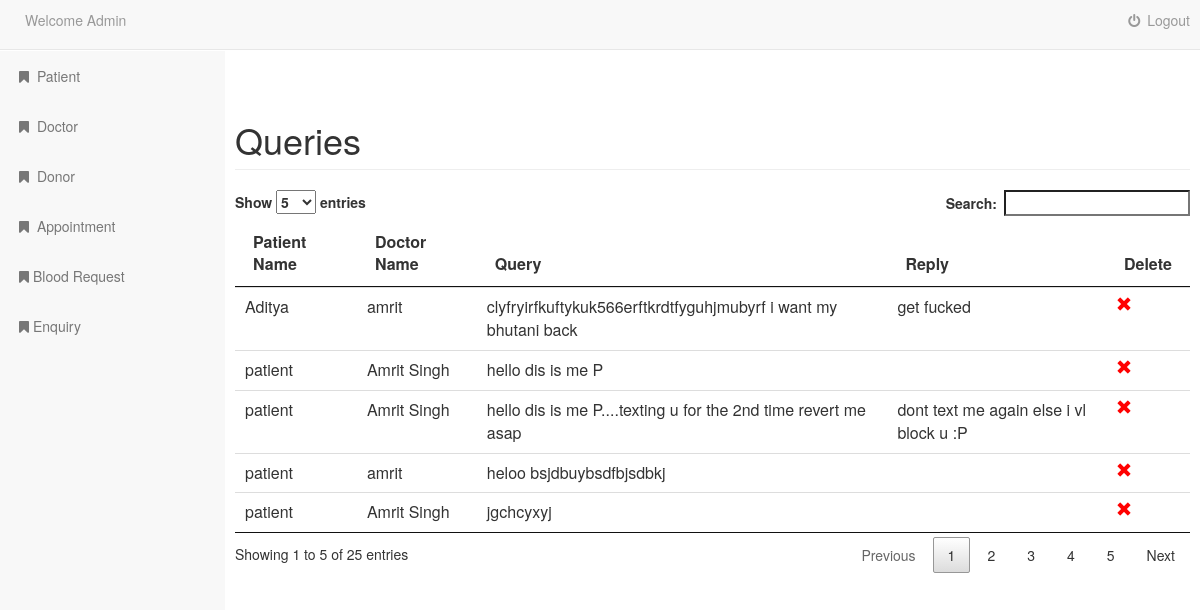
The app's page /admin/appointment.php with its own data.
### tables this page shows
CREATE TABLE `appointment` (
  `aid` int(11) NOT NULL,
  `doctor_id` int(11) DEFAULT NULL,
  `patient_id` int(11) DEFAULT NULL,
  `query_date` date DEFAULT NULL,
  `query` varchar(255) DEFAULT NULL,
  `answer` varchar(255) DEFAULT NULL,
  `reply_date` date DEFAULT NULL,
  `deleted` char(1) NOT NULL DEFAULT 'N'
);

CREATE TABLE `patient` (
  `patient_id` int(11) NOT NULL,
  `patient_name` varchar(25) NOT NULL,
  `img` varchar(255) NOT NULL,
  `email` varchar(255) NOT NULL,
  `password` varchar(50) NOT NULL,
  `mobile` varchar(12) DEFAULT NULL,
  `address` varchar(255) DEFAULT NULL,
  `dob` date DEFAULT NULL,
  `createdate` date NOT NULL,
  `deleted` char(1) NOT NULL DEFAULT 'N'
);

CREATE TABLE `doctors` (
  `doctor_id` int(11) NOT NULL,
  `doctor_name` varchar(50) NOT NULL,
  `img` varchar(255) NOT NULL,
  `email` varchar(255) NOT NULL,
  `password` varchar(50) NOT NULL,
  `address` varchar(255) NOT NULL,
  `mobile` varchar(13) NOT NULL,
  `specialization` varchar(100) NOT NULL,
  `qualification` varchar(100) NOT NULL,
  `dob` date NOT NULL,
  `exprience` varchar(4) NOT NULL,
  `createdate` date NOT NULL,
  `deleted` char(1) NOT NULL DEFAULT 'N'
);

### admin/appointment.php (the view, shortened to what this page needs)
<?php include('header.php');?>
        <div id="page-wrapper">
            <div class="row">
                    <div class="col-lg-12">
                        <h1 class="page-header">
                            Queries
                        </h1>
                    </div>
                </div>
            <div class="row">
                <div class="col-lg-12">
                    <table class="table table-hover table-condensed table-responsive" id='example'>
                        <thead>
                        <th>Patient Name</th>
                        <th>Doctor Name</th>
                        <th>Query</th>
                        <th>Reply</th>
                        <th>Delete</th>
						</thead>
                        <tbody>
                <?php
                $record1 = mysqli_query($con,"SELECT * FROM appointment");
                    while($row = mysqli_fetch_array($record1))
                    {
                        $precord = mysqli_query($con,"select patient_name from patient where patient_id=".$row['patient_id']);
                        $prow = mysqli_fetch_array($precord);
                        $drecord = mysqli_query($con,"select doctor_name from doctors where doctor_id=".$row['doctor_id']);
                        $drow = mysqli_fetch_array($drecord);
                ?>
                    <tr>
                        <td><?php echo $prow['patient_name'];?></td>
                        <td><?php echo $drow['doctor_name'];?></td>
                        <td><?php echo $row['query'];?></td>
                        <td><?php echo $row['answer'];?></td>
						<td><a href="delete.php?a_id=<?php echo $row['aid']; ?>"><span class="glyphicon glyphicon-remove" style="color:red"></a></span></td>
                    </tr>
                    <?php
                    }
                    ?>
                        </tbody>
                    </table>
                </div>
            </div>
        </div>
    </div>
</body>
</html>

### css/sb-admin.css (style rules this page uses)
body { margin-top: 100px; }
@media (min-width:768px) { body { margin-top: 50px; } }
#page-wrapper { width: 100%; padding: 0; background-color: #fff; }
@media (min-width:768px) { #page-wrapper { padding: 10px; } }

### records on screen
appointment: patient.patient_name "patient", doctor.doctor_name "Amrit Singh", query "hello dis is me P"
appointment: patient.patient_name "patient", doctor.doctor_name "Amrit Singh", query "hello dis is me P....texting u for the 2nd time revert me asap", answer "dont text me again else i vl block u :P"
appointment: patient.patient_name "patient", doctor.doctor_name "amrit", query "heloo bsjdbuybsdfbjsdbkj"
appointment: patient.patient_name "patient", doctor.doctor_name "Amrit Singh", query "jgchcyxyj"
appointment: patient.patient_name "Aditya", doctor.doctor_name "amrit", query "clyfryirfkuftykuk566erftkrdtfyguhjmubyrf i want my bhutani back", answer "get fucked"
